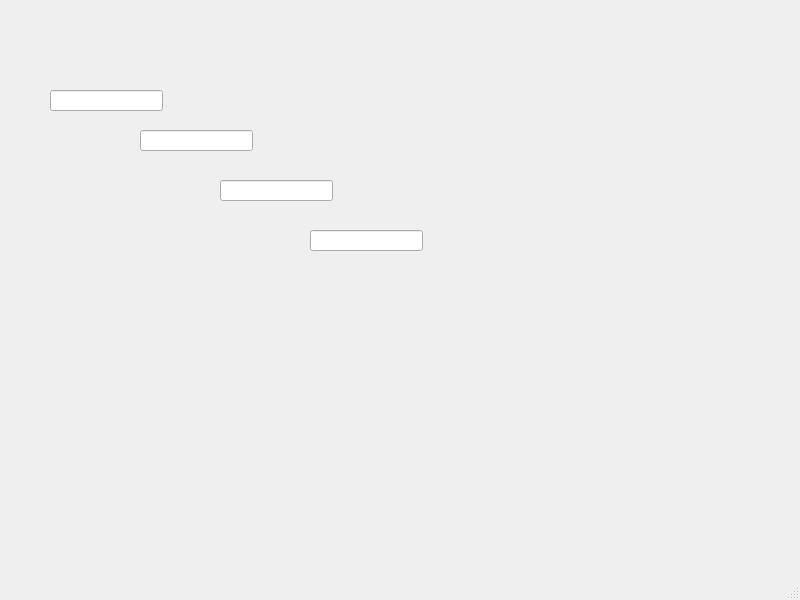
<?xml version="1.0" encoding="UTF-8"?>
<ui version="4.0">
 <class>MainWindow</class>
 <widget class="QMainWindow" name="MainWindow">
  <property name="geometry">
   <rect>
    <x>0</x>
    <y>0</y>
    <width>800</width>
    <height>600</height>
   </rect>
  </property>
  <property name="windowTitle">
   <string>MainWindow</string>
  </property>
  <widget class="QWidget" name="centralwidget">
   <widget class="QLineEdit" name="lineEdit">
    <property name="geometry">
     <rect>
      <x>50</x>
      <y>90</y>
      <width>113</width>
      <height>21</height>
     </rect>
    </property>
   </widget>
   <widget class="QLineEdit" name="lineEdit_2">
    <property name="geometry">
     <rect>
      <x>140</x>
      <y>130</y>
      <width>113</width>
      <height>21</height>
     </rect>
    </property>
   </widget>
   <widget class="QLineEdit" name="lineEdit_3">
    <property name="geometry">
     <rect>
      <x>220</x>
      <y>180</y>
      <width>113</width>
      <height>21</height>
     </rect>
    </property>
   </widget>
   <widget class="QLineEdit" name="lineEdit_4">
    <property name="geometry">
     <rect>
      <x>310</x>
      <y>230</y>
      <width>113</width>
      <height>21</height>
     </rect>
    </property>
   </widget>
  </widget>
  <widget class="QMenuBar" name="menubar">
   <property name="geometry">
    <rect>
     <x>0</x>
     <y>0</y>
     <width>800</width>
     <height>26</height>
    </rect>
   </property>
  </widget>
  <widget class="QStatusBar" name="statusbar"/>
 </widget>
 <tabstops>
  <tabstop>lineEdit_3</tabstop>
  <tabstop>lineEdit_2</tabstop>
  <tabstop>lineEdit_4</tabstop>
  <tabstop>lineEdit</tabstop>
 </tabstops>
 <resources/>
 <connections/>
</ui>
